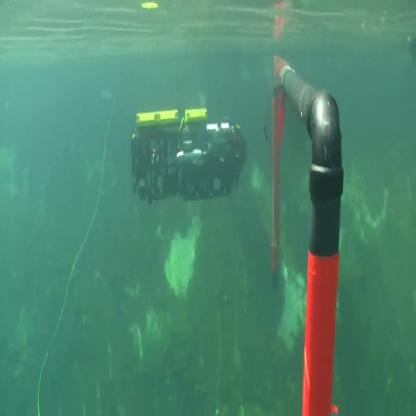
#> input picture AUV_2022/Vision_2022/Gate_detection/Gate detection Pascal VOOC/Gate detection.v1i.voc/test/0015_png.rf.fe6246832b73384e328485c7786f96ca.jpg, 416 x 416 px
$ python detectGate.py '../../../../../Gate_detection/Gate detection Pascal VOOC/Gate detection.v1i.voc/test/0015_png.rf.fe6246832b73384e328485c7786f96ca.jpg'   (older library calls are emulated)
#> lines starting #> are read from the running program, lines starting #| are printed output that depends on the picture; after the words box and inside, x2 and y2 are one past the last pixel; in counts of white or black regions, pixels touching at a corner belong together
import numpy as np
import cv2
import argparse
import time

# TODO: port to vis + TaskPerciever format or remove

video_file = '/home/crossfire/Programming projects/perception/perception/Course Footage/GOPR1142.MP4'
EPSILON = 40
OVERLAP_EPS = 40

class Contour:
	# [6 lines left out: function __init__, not called in this run]

	def __str__(self):
		return str(self.__dict__)

	def __eq__(self, other):
		return self.__dict__ == other.__dict__

def imgDetect(file):
	if isinstance(file, str):
		frame = cv2.imread(file)
#> frame is the input picture: shape (416, 416, 3); mean B, G, R 112.1, 135, 79.8
	else:
		frame = file

	hsv = cv2.cvtColor(frame, cv2.COLOR_BGR2HSV)
#> hsv: shape (416, 416, 3); mean H, S, V 76, 115.5, 138.2
	gray = cv2.cvtColor(hsv, cv2.COLOR_BGR2GRAY)
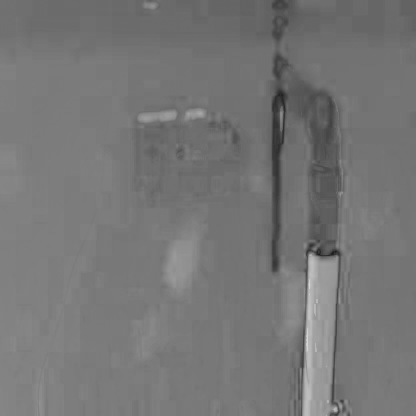
#> gray: shape (416, 416); min 24, max 216, mean 117.8

	lower = np.array([29,40,36], dtype='uint8')
	upper = np.array([77,80,50], dtype='uint8')
	mask = cv2.inRange(hsv, lower, upper)
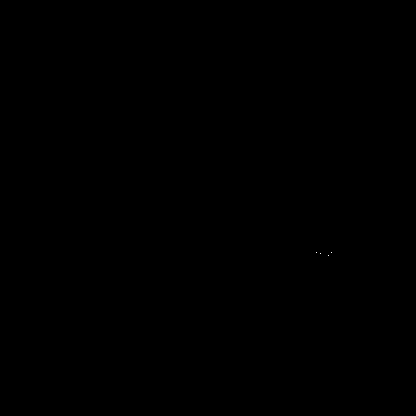
#> mask: shape (416, 416); 0% white in thin lines or dots, all inside (x1, y1, x2, y2) = (316, 252, 332, 256)
	#filtered = cv2.bitwise_and(frame, frame, mask=mask)
	blur = cv2.GaussianBlur(gray, (3,3), 3)
	thresh = cv2.adaptiveThreshold(blur, 255, cv2.ADAPTIVE_THRESH_GAUSSIAN_C,\
            cv2.THRESH_BINARY, 7, 2)
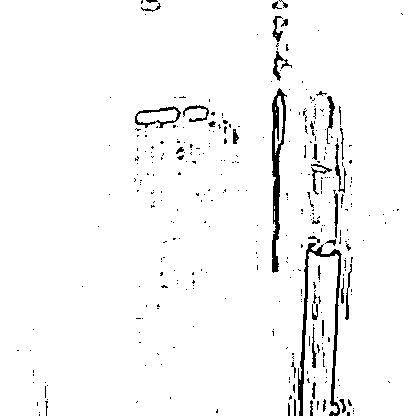
#> thresh: shape (416, 416); 96.6% white; 336 black regions (294 under 20 px), largest, box (x1, y1, x2, y2) and area: (298, 243, 342, 416) 1286, (272, 88, 287, 273) 1156, (135, 106, 181, 128) 265
	#thresh = cv2.adaptiveThreshold(blur, 255, cv2.ADAPTIVE_THRESH_MEAN_C, cv2.THRESH_BINARY, 21, 5)
	canny = cv2.Canny(blur, 20, 70)
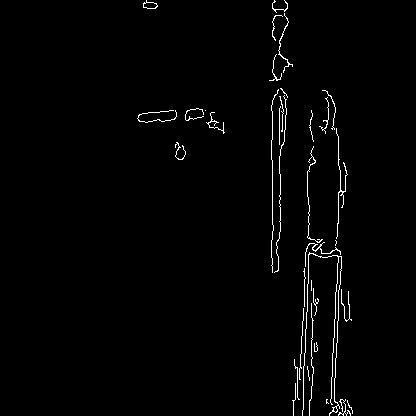
#> canny: shape (416, 416); 1.5% white in thin lines or dots, all inside (x1, y1, x2, y2) = (137, 0, 353, 416)
	#img, contours, hierarchy = cv2.findContours(canny.copy(), cv2.RETR_TREE, cv2.CHAIN_APPROX_SIMPLE)
	img = frame.copy()
	myContours = getContours(canny)
	sortedContours = sorted(myContours, key=lambda x: x.area)
	center = (0,0)
	if len(sortedContours) > 1:
		a,b = sortedContours[-1], sortedContours[-2]
		x,y = (a.x+b.x+a.w//2+b.w//2)//2, (a.y+b.y+a.h//2+b.h//2)//2
		center = (x,y)
		# [4 lines of commented-out code are left out]
	for cnt in sortedContours[-2:]:
		cv2.rectangle(img, (cnt.x, cnt.y), (cnt.x+cnt.w, cnt.y+cnt.h), (255,0,0), 2)
	cv2.imshow('Canny', canny)
	if isinstance(file, str):
		cv2.imshow('Frame', frame)
		cv2.imshow('HSV', hsv)
		cv2.imshow('Thresh', thresh)
		#cv2.imshow('Mask', mask)
		cv2.imshow('Canny', canny)
		cv2.imshow('Output', img)
		cv2.waitKey(0)
	return img, center

# [35 lines left out: function videoDetect, not called in this run]

def getContours(image):
	start = time.time()
	# [7 lines of commented-out code are left out]

	img, contours = cv2.findContours(image.copy(), cv2.RETR_EXTERNAL, cv2.CHAIN_APPROX_SIMPLE)
#> img = 36 contours, 32 with area under 20; largest, box (x1, y1, x2, y2) and area: (143, 0, 158, 9) 72, (302, 252, 342, 416) 32, (305, 242, 341, 267) 22, (278, 13, 293, 73) 22; contours = 36 rows, first 6: [1, -1, -1, -1], [2, 0, -1, -1], [3, 1, -1, -1], [4, 2, -1, -1], [5, 3, -1, -1], [6, 4, -1, -1]

	rectContour = []
	contourImg = image.copy()
	limited = image.copy()
	combined = image.copy()
	for cn in contours:
		#area = cv2.contourArea(cn)
		x,y,w,h = cv2.boundingRect(cn)
		area = w*h
		cv2.rectangle(contourImg, (x,y), (x+w, y+h), 1, 1)
		if area > 100 and area < 10000 and h>w+10:
			rectContour.append(Contour(x,y,w,h, cv2.contourArea(cn)))
			cv2.rectangle(limited, (x,y), (x+w, y+h), 1, 1)
#> this loop made 1 pass
#> after the loop, rectContour = []

	# [10 lines of commented-out code are left out]
	combinedContours = combineContours(combineContours(combineContours(rectContour)))

	for cn in combinedContours:
		x,y,w,h = cn.x, cn.y, cn.w, cn.h
		cv2.rectangle(combined, (x,y), (x+w, y+h), 1, 1)
	#cv2.imshow('Combined Contours', invert)
	cv2.imwrite('combinedContours.jpg', combined)
	# [6 lines of commented-out code are left out]

	return combinedContours

# [30 lines left out: functions combineContours, Intersect, Merge, not called in this run]


ap = argparse.ArgumentParser()
ap.add_argument('file_name', type=str, help='File name of video or image')
ap.add_argument('--test', '-t', action='store_true')

if __name__ == '__main__':
	args = ap.parse_args()
	if args.file_name.lower().endswith('.mp4'):
		videoDetect(args.file_name)
	else:
#> (the run stopped early here; a loop or call above may not have finished)

$ run again, on AUV_2022/Vision_2022/Gate_detection/Gate detection Pascal VOOC/Gate detection.v1i.voc/test/0016_png.rf.736e389928d13b5280cc6f6960e9f6b5.jpg
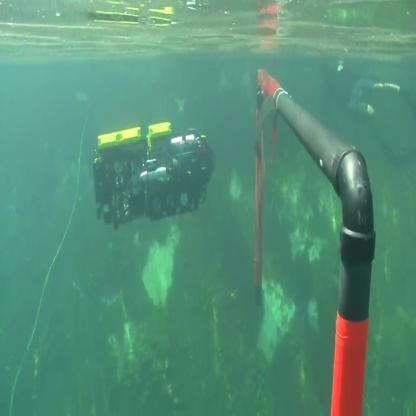
#> input picture AUV_2022/Vision_2022/Gate_detection/Gate detection Pascal VOOC/Gate detection.v1i.voc/test/0016_png.rf.736e389928d13b5280cc6f6960e9f6b5.jpg, 416 x 416 px
#> in imgDetect, frame is the input picture: shape (416, 416, 3); mean B, G, R 119.8, 143.5, 86.7
#> hsv: shape (416, 416, 3); mean H, S, V 76.2, 109.5, 145.6
#> mask: shape (416, 416); every value is 0
#> in imgDetect, `thresh = cv2.adaptiveThreshold(blur, 255, cv2.ADAPTIVE_THRESH_GAUSSIAN..`:
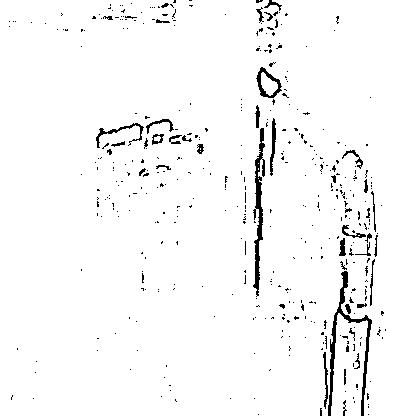
#> thresh: shape (416, 416); 96.8% white; 423 black regions (381 under 20 px), largest, box (x1, y1, x2, y2) and area: (328, 271, 372, 416) 961, (253, 128, 265, 297) 802, (256, 67, 282, 98) 263
#> in imgDetect, `canny = cv2.Canny(blur, 20, 70)`:
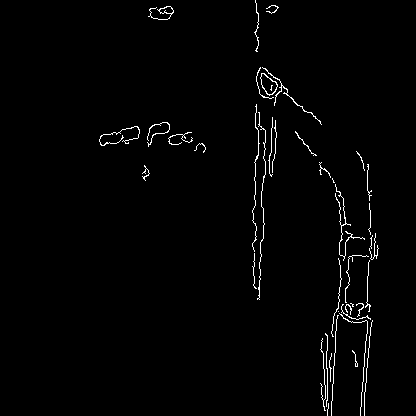
#> canny: shape (416, 416); 1.5% white in thin lines or dots, all inside (x1, y1, x2, y2) = (99, 0, 379, 416)
#> img = 41 contours, 37 with area under 20; largest, box (x1, y1, x2, y2) and area: (260, 73, 278, 96) 222, (148, 6, 174, 20) 80, (262, 67, 322, 125) 36, (335, 184, 365, 261) 22; contours = 41 rows, first 6: [1, -1, -1, -1], [2, 0, -1, -1], [3, 1, -1, -1], [4, 2, -1, -1], [5, 3, -1, -1], [6, 4, -1, -1]
#> the loop in getContours, `for cn in contours:` made 1 pass
#> after the loop in getContours, `for cn in contours:`: rectContour = []

$ run again, on AUV_2022/Vision_2022/Gate_detection/Gate detection Pascal VOOC/Gate detection.v1i.voc/test/0022_png.rf.dd6fc3415acfef903c389ef4a2fd1118.jpg
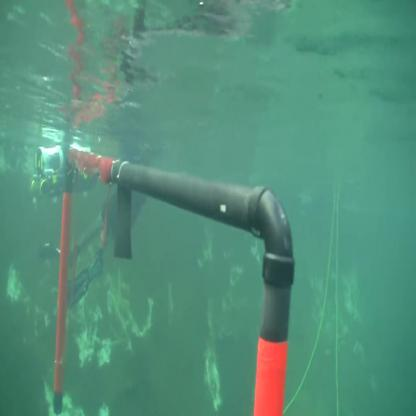
#> input picture AUV_2022/Vision_2022/Gate_detection/Gate detection Pascal VOOC/Gate detection.v1i.voc/test/0022_png.rf.dd6fc3415acfef903c389ef4a2fd1118.jpg, 416 x 416 px
#> in imgDetect, frame is the input picture: shape (416, 416, 3); mean B, G, R 123.4, 143.8, 86.3
#> hsv: shape (416, 416, 3); mean H, S, V 77.8, 108.1, 146
#> mask: shape (416, 416); every value is 0
#> in imgDetect, `thresh = cv2.adaptiveThreshold(blur, 255, cv2.ADAPTIVE_THRESH_GAUSSIAN..`:
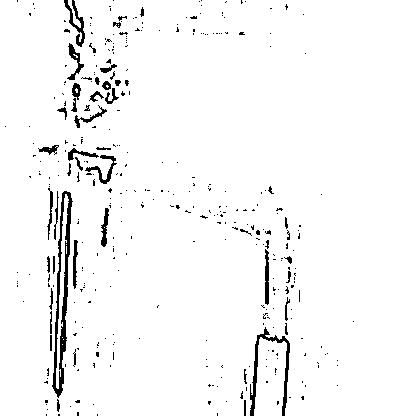
#> thresh: shape (416, 416); 96.4% white; 363 black regions (316 under 20 px), largest, box (x1, y1, x2, y2) and area: (52, 191, 73, 398) 1361, (250, 327, 290, 416) 663, (64, 0, 85, 47) 302
#> in imgDetect, `canny = cv2.Canny(blur, 20, 70)`:
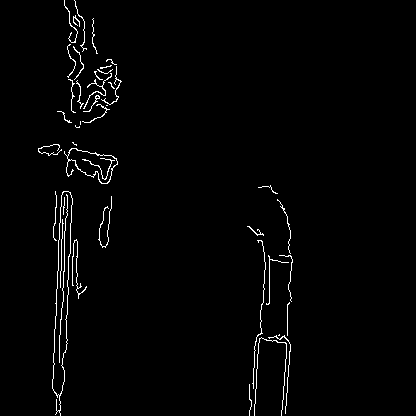
#> canny: shape (416, 416); 1.7% white in thin lines or dots, all inside (x1, y1, x2, y2) = (38, 0, 293, 416)
#> img = 39 contours, 36 with area under 20; largest, box (x1, y1, x2, y2) and area: (52, 191, 73, 416) 2192, (64, 148, 118, 184) 968, (83, 73, 112, 109) 26; contours = 39 rows, first 6: [1, -1, -1, -1], [2, 0, -1, -1], [3, 1, -1, -1], [4, 2, -1, -1], [5, 3, -1, -1], [6, 4, -1, -1]
#> the loop in getContours, `for cn in contours:` made 1 pass
#> after the loop in getContours, `for cn in contours:`: rectContour = []

$ run again, on AUV_2022/Vision_2022/Gate_detection/Gate detection Pascal VOOC/Gate detection.v1i.voc/test/0026_png.rf.f75ed95038efbd83d243b5edd0fff648.jpg
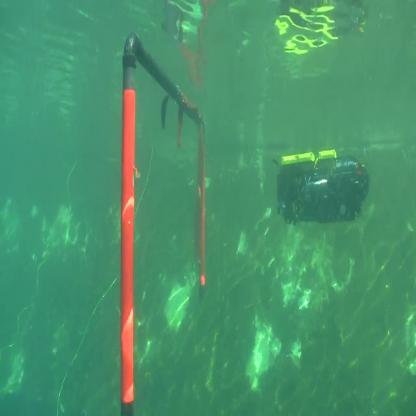
#> input picture AUV_2022/Vision_2022/Gate_detection/Gate detection Pascal VOOC/Gate detection.v1i.voc/test/0026_png.rf.f75ed95038efbd83d243b5edd0fff648.jpg, 416 x 416 px
#> in imgDetect, frame is the input picture: shape (416, 416, 3); mean B, G, R 107.9, 146.9, 73.8
#> hsv: shape (416, 416, 3); mean H, S, V 72.8, 134.6, 149.4
#> mask: shape (416, 416); every value is 0
#> in imgDetect, `thresh = cv2.adaptiveThreshold(blur, 255, cv2.ADAPTIVE_THRESH_GAUSSIAN..`:
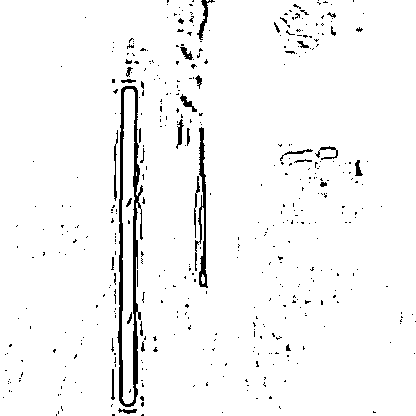
#> thresh: shape (416, 416); 96.3% white; 444 black regions (410 under 20 px), largest, box (x1, y1, x2, y2) and area: (117, 86, 143, 407) 2427, (195, 127, 208, 288) 746, (197, 0, 215, 40) 177
#> in imgDetect, `canny = cv2.Canny(blur, 20, 70)`:
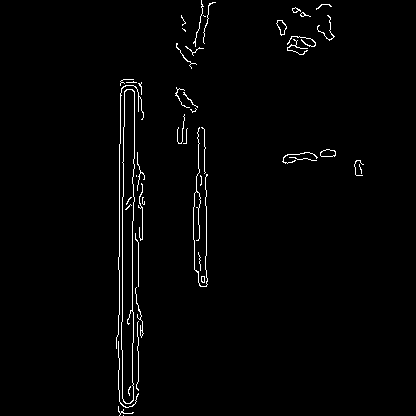
#> canny: shape (416, 416); 1.6% white in thin lines or dots, all inside (x1, y1, x2, y2) = (116, 0, 364, 416)
#> img = 44 contours, 40 with area under 20; largest, box (x1, y1, x2, y2) and area: (121, 89, 135, 404) 3264, (320, 149, 336, 157) 88, (276, 20, 287, 36) 86, (292, 7, 301, 13) 23; contours = 44 rows, first 6: [1, -1, -1, -1], [2, 0, -1, -1], [3, 1, -1, -1], [4, 2, -1, -1], [5, 3, -1, -1], [6, 4, -1, -1]
#> the loop in getContours, `for cn in contours:` made 1 pass
#> after the loop in getContours, `for cn in contours:`: rectContour = []
